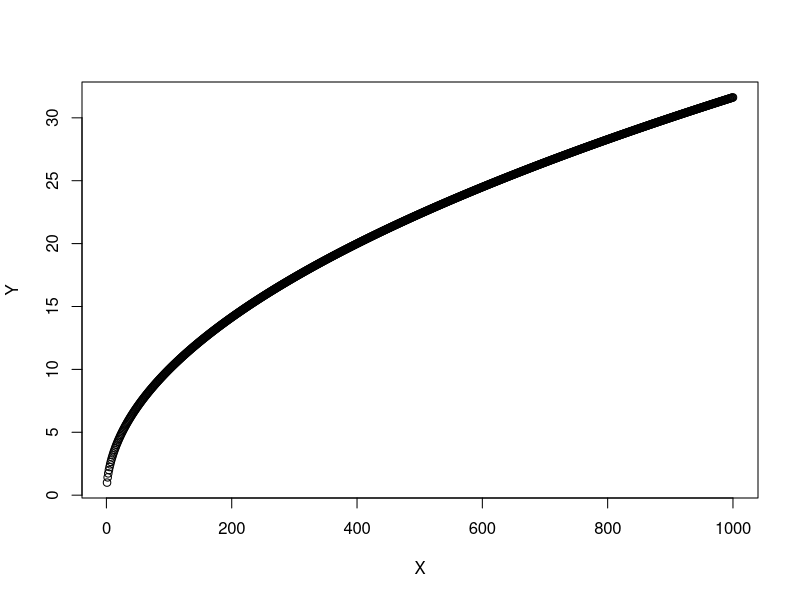
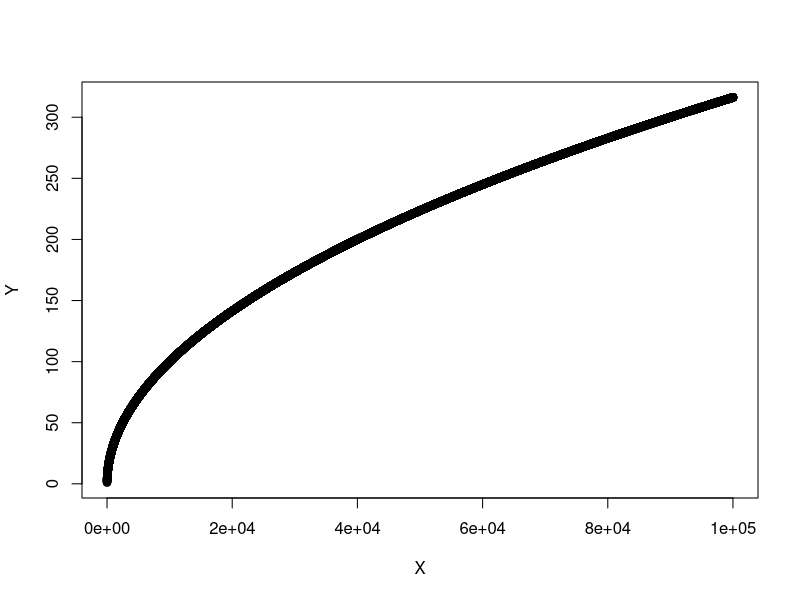

These figures' R source, in order:
## ---- chunk 1
#Este es un chunk con echo = FALSE

X = seq(1:1000)
Y = sqrt(X)
plot(X,Y)
## ---- chunk 2
#Este es un chunk sin echo = FALSE

X = seq(1:100000)
Y = sqrt(X)
plot(X,Y)
